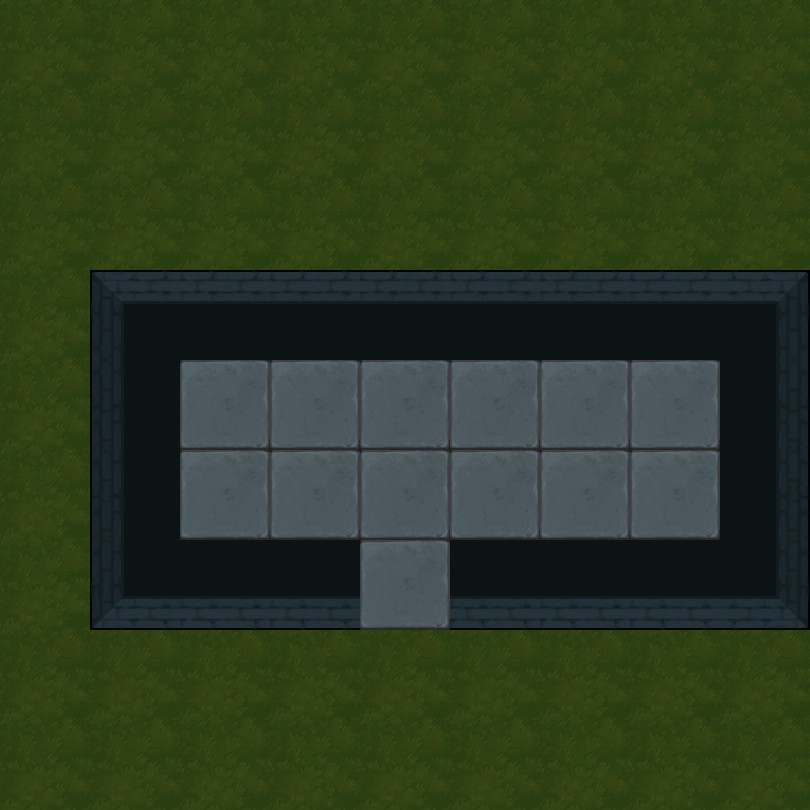

A level layout from a 2D game, rendered from its tile map. Below: a short description, then the map file with tile-grid data replaced by summaries:
An orthogonal 9x9 tile map with 90x90 px tiles, 2 tile layers (地形, 障碍) and 19 objects (11x map, 6x spring, bed, door).

<map version="1.5" tiledversion="1.7.2" orientation="orthogonal" renderorder="right-down" width="9" height="9" tilewidth="90" tileheight="90" infinite="0" nextlayerid="4" nextobjectid="33">
 <tileset firstgid="1" name="1" tilewidth="90" tileheight="90" tilecount="100" columns="10">
  <image source="3.png" trans="ff00ff" width="900" height="900" />
 </tileset>
 <layer id="1" name="地形" width="9" height="9">
  <data>[81 cells, 81 non-empty, 2 distinct tile ids]</data>
 </layer>
 <layer id="2" name="障碍" width="9" height="9">
  <data>[81 cells, 19 non-empty, 8 distinct tile ids]</data>
 </layer>
 <objectgroup id="3" name="对象">
  <object id="2" name="bed" x="540" y="360" width="90" height="90" />
  <object id="4" name="map" x="630" y="360" width="90" height="90" />
  <object id="6" name="map" x="270" y="360" width="90" height="90" />
  <object id="7" name="map" x="360" y="360" width="90" height="90" />
  <object id="8" name="map" x="450" y="360" width="90" height="90" />
  <object id="11" name="map" x="180" y="360" width="90" height="90" />
  <object id="12" name="map" x="630" y="450" width="90" height="90" />
  <object id="13" name="map" x="180" y="450" width="90" height="90" />
  <object id="20" name="map" x="360" y="450" width="90" height="90">
   <properties>
    <property name="weapon" type="int" value="1" />
   </properties>
  </object>
  <object id="21" name="map" x="450" y="450" width="90" height="90">
   <properties>
    <property name="weapon" type="int" value="2" />
   </properties>
  </object>
  <object id="22" name="map" x="270" y="450" width="90" height="90">
   <properties>
    <property name="weapon" type="int" value="3" />
   </properties>
  </object>
  <object id="23" name="map" x="540" y="450" width="90" height="90">
   <properties>
    <property name="weapon" type="int" value="4" />
   </properties>
  </object>
  <object id="25" name="spring" x="270" y="180" width="90" height="90">
   <properties>
    <property name="direction" value="2" />
   </properties>
  </object>
  <object id="26" name="spring" x="540" y="180" width="90" height="90">
   <properties>
    <property name="direction" value="3" />
   </properties>
  </object>
  <object id="27" name="spring" x="450" y="0" width="90" height="90">
   <properties>
    <property name="direction" value="3" />
   </properties>
  </object>
  <object id="28" name="spring" x="630" y="0" width="90" height="90">
   <properties>
    <property name="direction" value="4" />
   </properties>
  </object>
  <object id="30" name="spring" x="630" y="180" width="90" height="90">
   <properties>
    <property name="direction" value="1" />
   </properties>
  </object>
  <object id="31" name="spring" x="450" y="180" width="90" height="90">
   <properties>
    <property name="direction" value="2" />
   </properties>
  </object>
  <object id="32" name="door" x="360" y="540" width="90" height="90">
   <properties>
    <property name="LorR" type="int" value="1" />
    <property name="motion" type="int" value="4" />
    <property name="rotate" type="int" value="0" />
   </properties>
  </object>
 </objectgroup>
</map>
